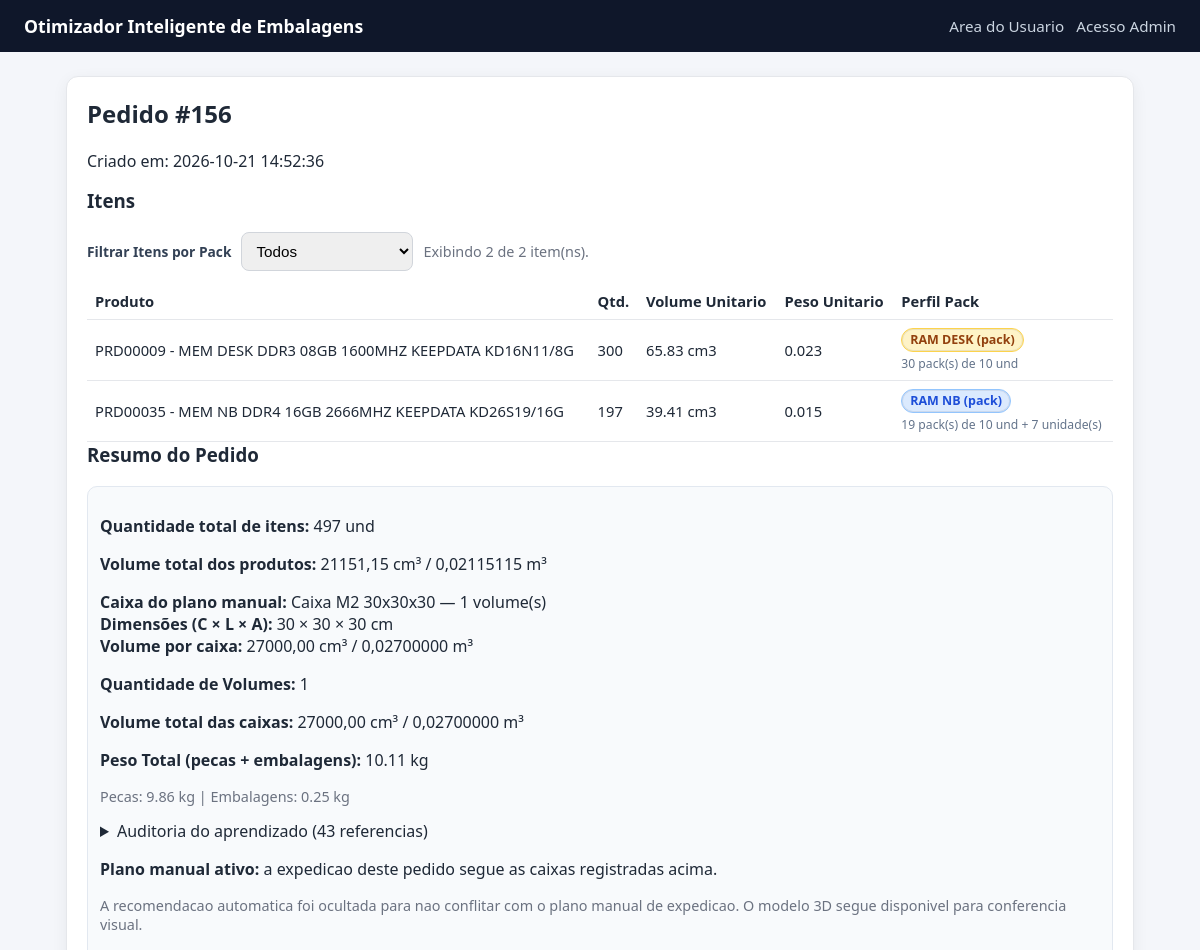
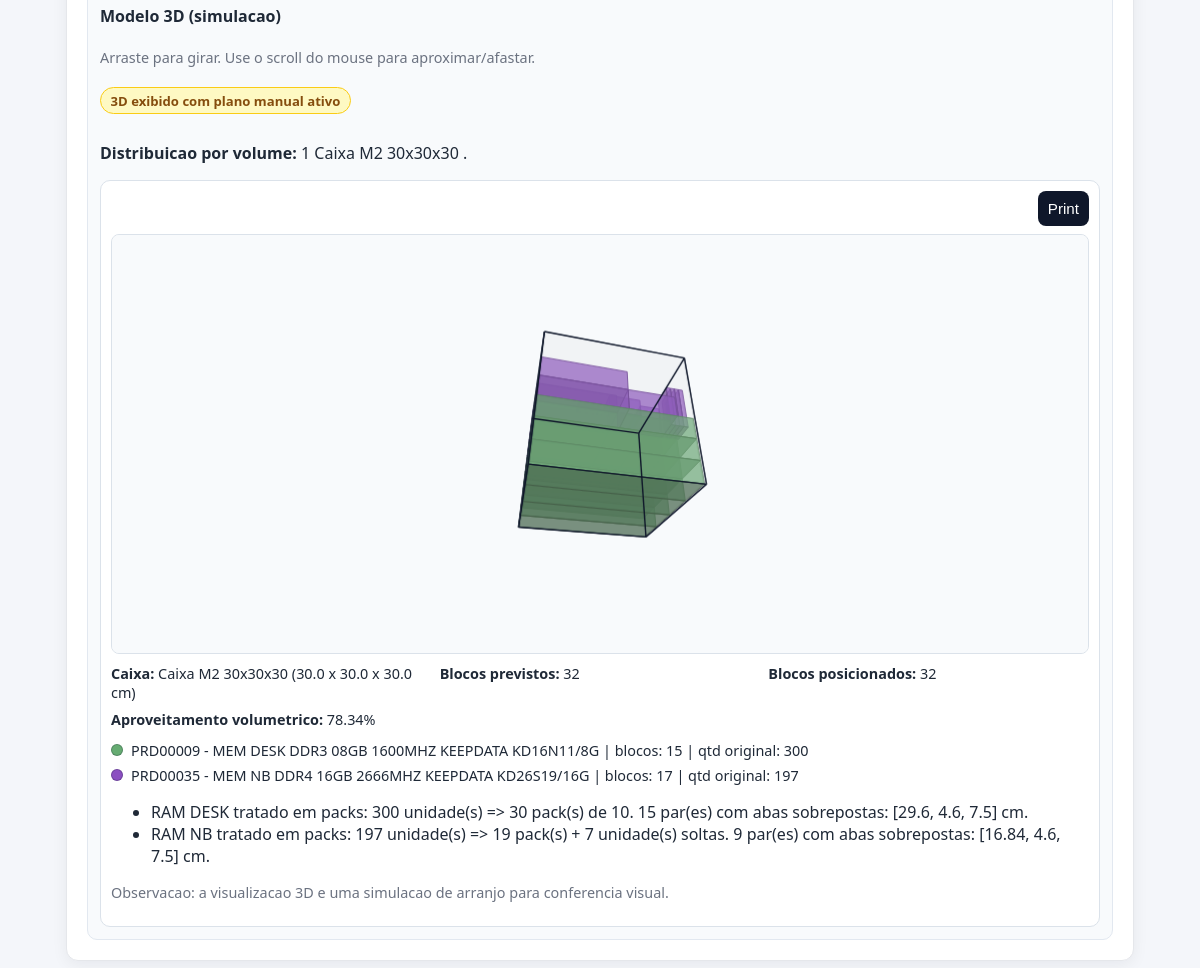
Page /user/order/156 on the committed database (2 pictures, top to bottom).
### tables this page shows
CREATE TABLE orders (
                id INTEGER PRIMARY KEY AUTOINCREMENT,
                created_at TEXT NOT NULL DEFAULT CURRENT_TIMESTAMP
            );

CREATE TABLE order_items (
                id INTEGER PRIMARY KEY AUTOINCREMENT,
                order_id INTEGER NOT NULL,
                product_id INTEGER NOT NULL,
                quantity INTEGER NOT NULL,
                FOREIGN KEY(order_id) REFERENCES orders(id),
                FOREIGN KEY(product_id) REFERENCES products(id)
            );

CREATE TABLE products (
                id INTEGER PRIMARY KEY AUTOINCREMENT,
                name TEXT NOT NULL UNIQUE,
                length_cm REAL NOT NULL,
                width_cm REAL NOT NULL,
                height_cm REAL NOT NULL,
                weight REAL NOT NULL
            , sku TEXT);

CREATE TABLE shipment_history (
                id INTEGER PRIMARY KEY AUTOINCREMENT,
                order_id INTEGER NOT NULL,
                box_id INTEGER NOT NULL, quantity INTEGER NOT NULL DEFAULT 1, assignments_json TEXT,
                FOREIGN KEY(order_id) REFERENCES orders(id),
                FOREIGN KEY(box_id) REFERENCES boxes(id)
            );

CREATE TABLE boxes (
                id INTEGER PRIMARY KEY AUTOINCREMENT,
                name TEXT NOT NULL UNIQUE,
                length_cm REAL NOT NULL,
                width_cm REAL NOT NULL,
                height_cm REAL NOT NULL,
                max_weight REAL NOT NULL
            , is_active INTEGER NOT NULL DEFAULT 1, max_capacity_weight REAL);

### app_volum.py (the view, shortened to what this page needs)
@app.route("/user/order/<int:order_id>", methods=["GET"])
def user_order_result(order_id):
    order = get_order(DB_PATH, order_id)
    if not order:
        flash(ORDER_NOT_FOUND_MSG, "error")
        return redirect(url_for("user_upload"))
    items = get_order_items(DB_PATH, order_id)
    shipment_rows = get_shipment_history_by_order(DB_PATH, order_id)
    packing_rules = get_packing_rules(DB_PATH)
    recommendation = build_recommendation(items, packing_rules=packing_rules)
    effective_rules = dict(packing_rules)
    if recommendation.get("mb_box_dims"):
        dims = recommendation["mb_box_dims"]
        effective_rules["mb_box_length_cm"] = dims["length_cm"]
        effective_rules["mb_box_width_cm"] = dims["width_cm"]
        effective_rules["mb_box_height_cm"] = dims["height_cm"]
    items_for_view = _attach_pack_profile_to_items(items, effective_rules)
    packing_previews = []
    if shipment_rows:
        packing_previews = _build_manual_shipment_previews(
            shipment_rows,
            items,
            effective_rules,
        )
    elif recommendation.get("history_plan"):
        packing_previews = _build_manual_shipment_previews(
            recommendation["history_plan"],
            items,
            effective_rules,
        )
    packing_preview = packing_previews[0] if packing_previews else None
    grouped_packing_previews = _group_packing_previews(packing_previews)
    unknown_items = session.pop("last_unknown_items", [])
    import_debug = session.pop("last_import_debug", [])
    return render_template(
        "order_detail.html",
        order=order,
        items=items_for_view,
        recommendation=recommendation,
        packing_preview=packing_preview,
        packing_previews=packing_previews,
        grouped_packing_previews=grouped_packing_previews,
        boxes=[],
        products=[],
        shipments=shipment_rows,
        user_mode=True,
        unknown_items=unknown_items,
        import_debug=import_debug,
    )

### templates/order_detail.html (shortened to what this page needs)
{% extends 'base.html' %}
{% block content %}
<section class="card">
    <h2>Pedido #{{ order['id'] }}</h2>
    <p>Criado em: {{ order['created_at'] }}</p>
    <h3>Itens</h3>
    <div class="pack-filter-row no-print">
        <label for="item-pack-filter">Filtrar Itens por Pack</label>
        <select id="item-pack-filter" onchange="applyItemPackFilter()">
            <option value="all" selected>Todos</option>
        </select>
        <span id="item-pack-filter-count" class="hint"></span>
    </div>
    <table>
        <thead>
            <tr>
                <th>Produto</th>
                <th>Qtd.</th>
                <th>Volume Unitario</th>
                <th>Peso Unitario</th>
                <th>Perfil Pack</th>
            </tr>
        </thead>
        <tbody id="order-items-body">
        {% for item in items %}
            <tr data-pack-uses="{{ '1' if item.get('pack_profile_uses_pack') else '0' }}" data-pack-profile="{{ item.get('pack_profile') or 'none' }}">
                <td>{% if item['sku'] %}{{ item['sku'] }} - {% endif %}{{ item['name'] }}</td>
                <td>{{ item['quantity'] }}</td>
                <td>{{ '%.2f'|format(item['length_cm'] * item['width_cm'] * item['height_cm']) }} cm3</td>
                <td>{{ item['weight'] }}</td>
                <td>
                    <span class="pack-badge {{ (item.get('pack_profile') or 'none')|replace('_', '-') }}{% if item.get('pack_profile_uses_pack') %} is-pack{% endif %}">{{ item.get('pack_profile_label') or 'Sem pack' }}</span>
                    {% if item.get('pack_profile_detail') %}
                        <div class="pack-detail">{{ item.get('pack_profile_detail') }}</div>
                    {% endif %}
                </td>
            </tr>
        {% else %}
            <tr class="no-items-row"><td colspan="{% if not user_mode %}6{% else %}5{% endif %}">Nenhum item neste pedido.</td></tr>
        {% endfor %}
        </tbody>
    </table>
    <h3>{% if shipments %}Resumo do Pedido{% else %}Recomendacao{% endif %}</h3>
    <div class="recommend-box">
        <p><strong>Quantidade total de itens:</strong> {{ recommendation.totals.total_units }} und</p>
        <p><strong>Volume total dos produtos:</strong> {{ ('%.2f'|format(recommendation.totals.total_volume_cm3))|replace('.', ',') }} cm³ / {{ ('%.8f'|format(recommendation.totals.total_volume_cm3 / 1000000))|replace('.', ',') }} m³</p>
        {% set shipping_summary = namespace(plan=[], packages=0, volume_cm3=0) %}
        {% if shipments %}
            {% for sh in shipments %}
                {% set shipping_summary.plan = shipping_summary.plan + [{'box': sh, 'name': sh['box_name'], 'quantity': sh['quantity']}] %}
            {% endfor %}
        {% elif recommendation.history_plan %}
            {% for entry in recommendation.history_plan %}
                {% set shipping_summary.plan = shipping_summary.plan + [{'box': entry.box, 'name': entry.box.name, 'quantity': entry.quantity}] %}
            {% endfor %}
        {% elif recommendation.box %}
            {% set shipping_summary.plan = [{'box': recommendation.box, 'name': recommendation.box['name'], 'quantity': recommendation.packages_required}] %}
        {% endif %}
        {% for entry in shipping_summary.plan %}
            {% set box_volume = entry.box['length_cm'] * entry.box['width_cm'] * entry.box['height_cm'] %}
            {% set shipping_summary.packages = shipping_summary.packages + entry.quantity %}
            {% set shipping_summary.volume_cm3 = shipping_summary.volume_cm3 + box_volume * entry.quantity %}
            <p><strong>{% if shipments %}Caixa do plano manual{% else %}Caixa indicada{% endif %}:</strong> {{ entry.name }} — {{ entry.quantity }} volume(s)<br>
                <strong>Dimensões (C × L × A):</strong> {{ '%g'|format(entry.box['length_cm']) }} × {{ '%g'|format(entry.box['width_cm']) }} × {{ '%g'|format(entry.box['height_cm']) }} cm<br>
                <strong>Volume por caixa:</strong> {{ ('%.2f'|format(box_volume))|replace('.', ',') }} cm³ / {{ ('%.8f'|format(box_volume / 1000000))|replace('.', ',') }} m³
            </p>
        {% endfor %}
        {% if shipping_summary.plan %}
            <p><strong>Quantidade de Volumes:</strong> {{ shipping_summary.packages }}</p>
            <p><strong>Volume total das caixas:</strong> {{ ('%.2f'|format(shipping_summary.volume_cm3))|replace('.', ',') }} cm³ / {{ ('%.8f'|format(shipping_summary.volume_cm3 / 1000000))|replace('.', ',') }} m³</p>
        {% endif %}
        <p><strong>Peso Total (pecas + embalagens):</strong> {{ '%.2f'|format(recommendation.totals.total_weight_with_packages) }} kg</p>
        <p class="hint">
            Pecas: {{ '%.2f'|format(recommendation.totals.total_weight_items) }} kg |
            Embalagens: {{ '%.2f'|format(recommendation.totals.total_weight_packages) }} kg
        </p>
        {% if recommendation.learning_audit %}
        <details>
            <summary>Auditoria do aprendizado ({{ recommendation.learning_audit|length }} referencias)</summary>
        </details>
        {% endif %}
        {% if shipments %}
            <p><strong>Plano manual ativo:</strong> a expedicao deste pedido segue as caixas registradas acima.</p>
            <p class="hint">A recomendacao automatica foi ocultada para nao conflitar com o plano manual de expedicao. O modelo 3D segue disponivel para conferencia visual.</p>
        {% else %}
            <p>Nenhuma embalagem compativel encontrada considerando dimensoes, peso e volume. Cadastre mais opcoes de embalagens.</p>
        {% endif %}
        {% if grouped_packing_previews %}
            <h4>Modelo 3D (simulacao)</h4>
            <p class="hint">Arraste para girar. Use o scroll do mouse para aproximar/afastar.</p>
            {% if shipments or recommendation.history_plan %}
                <span style="display:inline-block;margin:0.35rem 0 0.7rem;padding:0.22rem 0.6rem;border-radius:999px;border:1px solid #facc15;background:#fef9c3;color:#854d0e;font-size:0.82rem;font-weight:600;">{% if shipments %}3D exibido com plano manual ativo{% else %}3D exibido com plano manual de referencia{% endif %}</span>
            {% endif %}
            {% if shipments or recommendation.history_plan %}
                <p><strong>Distribuicao por volume:</strong>
                    {% for preview_group in grouped_packing_previews %}
                        {{ preview_group.count }} {{ preview_group.preview.box.name }}{% if not loop.last %}, {% endif %}
                    {% endfor %}.
                </p>
            {% elif packing_previews|length > 1 %}
                <p><strong>Distribuicao por volume:</strong> {{ packing_previews|length }} embalagens de {{ recommendation.box['name'] }}.</p>
            {% endif %}
            {% for preview_group in grouped_packing_previews %}
                {% set packing_preview = preview_group.preview %}
                <div class="packing3d-shell">
                    <div class="packing3d-actions no-print">
                        <button type="button" onclick="printPackingModel()">Print</button>
                    </div>
                    <div id="packing3d-canvas-{{ loop.index0 }}" class="packing3d-canvas"></div>
                    <div class="packing3d-stats">
                        <p><strong>Caixa:</strong> {{ packing_preview.box.name }} ({{ packing_preview.box.length_cm }} x {{ packing_preview.box.width_cm }} x {{ packing_preview.box.height_cm }} cm)</p>
                        <p><strong>Blocos previstos:</strong> {{ packing_preview.total_blocks }}</p>
                        <p><strong>Blocos posicionados:</strong> {{ packing_preview.placed_blocks }}</p>
                        <p><strong>Aproveitamento volumetrico:</strong> {{ packing_preview.fill_percent }}%</p>
                    </div>
                    <div class="packing3d-legend">
                        {% for lg in packing_preview.legend %}
                            <div class="packing3d-legend-item">
                                <span class="packing3d-dot" style="background: {{ lg.color }};"></span>
                                <span>
                                    {{ lg.label }} | blocos: {{ lg.blocks }}
                                    | qtd original: {{ lg.original_quantity }}
                                </span>
                            </div>
                        {% endfor %}
                    </div>
                    {% if packing_preview.notes %}
                        <ul>
                            {% for note in packing_preview.notes %}
                                <li>{{ note }}</li>
                            {% endfor %}
                        </ul>
                    {% endif %}
                    <p class="hint">Observacao: a visualizacao 3D e uma simulacao de arranjo para conferencia visual.</p>
                </div>
            {% endfor %}
        {% endif %}
    </div>
</section>
{% endblock %}

### rows in the picture
orders: id "156", created_at "2026-10-21 14:52:36"
order_items: sku "PRD00009", name "MEM DESK DDR3 08GB 1600MHZ KEEPDATA KD16N11/8G", quantity "300", weight "0.023", item "RAM DESK (pack)", get "30 pack(s) de 10 und"
products: item['length_cm']*item['width_cm']*item['height_cm'] "65.83"
order_items: sku "PRD00035", name "MEM NB DDR4 16GB 2666MHZ KEEPDATA KD26S19/16G", quantity "197", weight "0.015", item "RAM NB (pack)", get "19 pack(s) de 10 und + 7 unidade(s)"
products: item['length_cm']*item['width_cm']*item['height_cm'] "39.41"
shipment_history: name "Caixa M2 30x30x30", quantity "1", value "27000,00", value "0,02700000"
boxes: box.length_cm "30", box.width_cm "30", box.height_cm "30", preview.box.name "Caixa M2 30x30x30", box.name "Caixa M2 30x30x30", box.length_cm "30.0", box.width_cm "30.0", box.height_cm "30.0"

### other values in the picture
{{ recommendation.totals.total_units }} "497"
{{ shipping_summary.packages }} "1"
{{ ('%.2f'|format(shipping_summary.volume_cm3))|replace('.', ',') }} "27000,00"
{{ '%.2f'|format(recommendation.totals.total_weight_with_packages) }} "10.11"
{{ '%.2f'|format(recommendation.totals.total_weight_items) }} "9.86"
{{ '%.2f'|format(recommendation.totals.total_weight_packages) }} "0.25"
{{ recommendation.learning_audit|length }} "43"
{{ preview_group.count }} "1"
{{ packing_preview.total_blocks }} "32"
{{ packing_preview.placed_blocks }} "32"
{{ packing_preview.fill_percent }} "78.34"
{{ lg.label }} "PRD00009 - MEM DESK DDR3 08GB 1600MHZ KEEPDATA KD16N11/8G" "PRD00035 - MEM NB DDR4 16GB 2666MHZ KEEPDATA KD26S19/16G"
{{ lg.blocks }} "15" "17"
{{ lg.original_quantity }} "300" "197"
{{ note }} "RAM DESK tratado em packs: 300 unidade(s) => 30 pack(s) de 10. 15 par(es) com abas sobrepostas: [29.6, 4.6, 7.5] cm." "RAM NB tratado em packs: 197 unidade(s) => 19 pack(s) + 7 unidade(s) soltas. 9 par(es) com abas sobrepostas: [16.84, 4.6, 7.5] cm."
